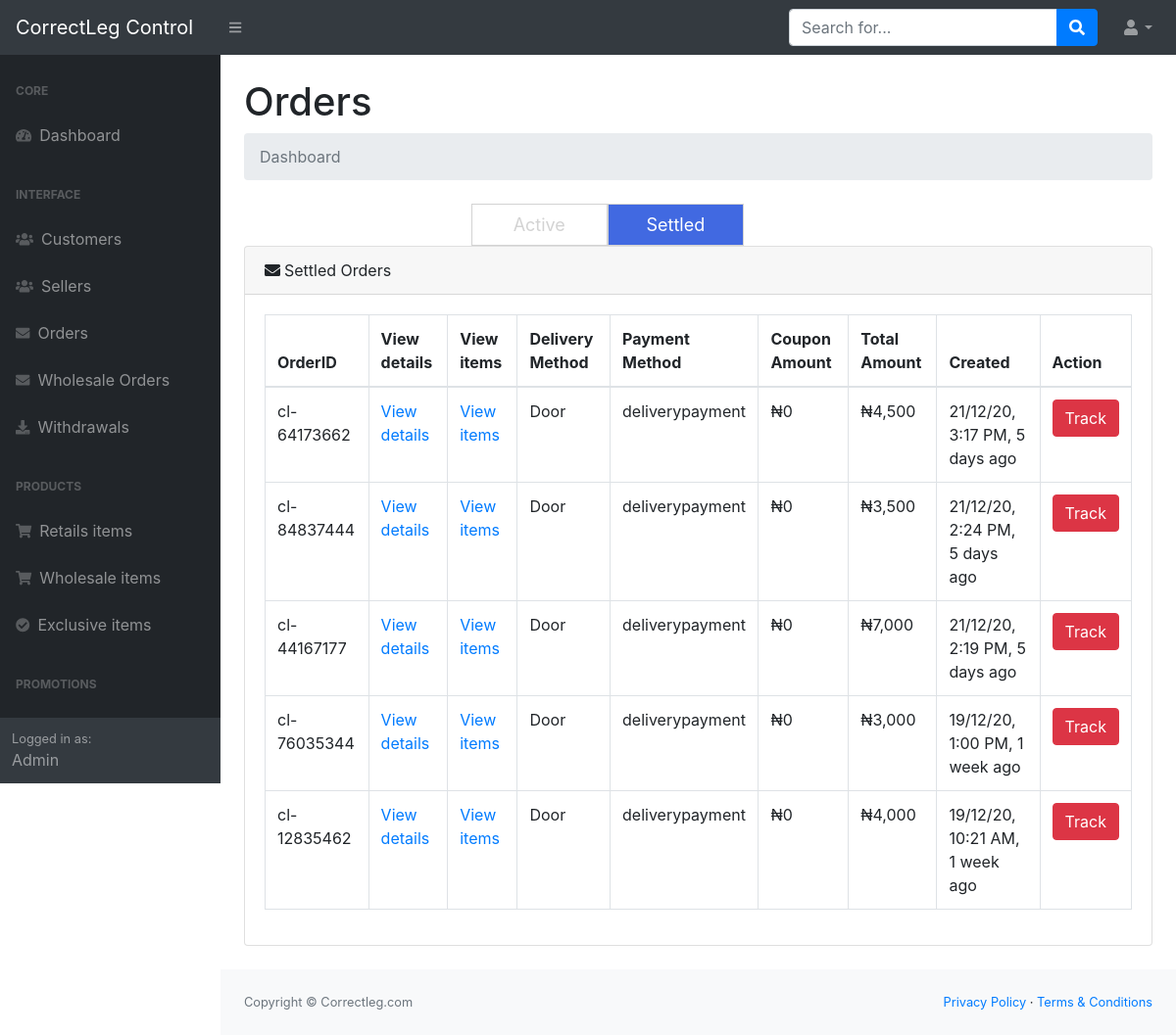
The app's page /c-panel/settled-orders.php (signed in), older data.
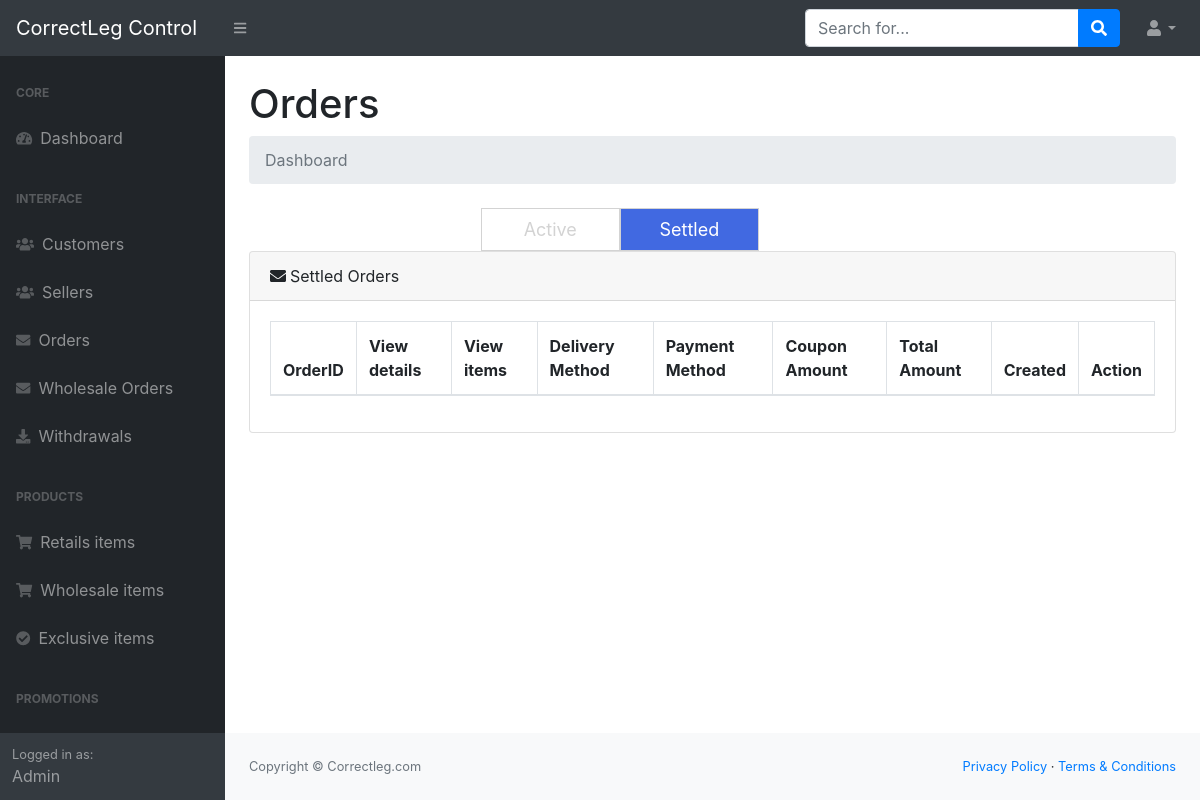
The same page, newer data.
### tables this page shows
CREATE TABLE `orders` (
  `id` int(11) NOT NULL,
  `orderid` varchar(500) NOT NULL,
  `customerid` varchar(500) NOT NULL,
  `deliverymethod` varchar(500) NOT NULL,
  `paymentmethod` varchar(500) NOT NULL,
  `status` varchar(500) NOT NULL,
  `shipping_fee` varchar(500) NOT NULL,
  `coupon_amount` varchar(500) NOT NULL,
  `time` varchar(500) NOT NULL,
  `date` varchar(500) NOT NULL,
  `timeview` varchar(500) NOT NULL,
  `time_created` varchar(500) NOT NULL,
  `adminnew` varchar(500) NOT NULL,
  `new` varchar(500) NOT NULL
);

### classes/database.class.php (called while the page is built, shortened)
<?php
class Database
{
    public $dbservername = 'localhost';
    public $dbusername = 'root';
    public $dbpassword = '';
    public $dbname = 'correctleg1';
    public $conn;
    public function __construct()
    {
        $this->conn = mysqli_connect($this->dbservername, $this->dbusername, $this->dbpassword, $this->dbname);
    }
    public function setQuery($query)
    {
        $this->sql = $query;
        $result = mysqli_query($this->conn, $this->sql);
        return $result;
    }
    public function format_time($old_time)
    {
        $diff = time() - $old_time;
        if ($diff < 60) {
            $time = $diff;
            $roundtime = round($time);
            if ($roundtime == 1) {
                return $roundtime . " second ago";
            } else {
                return $roundtime . " seconds ago";
            }
        }
        else if ($diff > 86400 and $diff < 604800) {
            $time = $diff / 86400;
            $roundtime = round($time);
            if ($roundtime == 1) {
                return $roundtime . " day ago";
            } else {
                return $roundtime . " days ago";
            }
        }
        else if ($diff > 604800 and $diff < 2419200) {
            $time = $diff / 604800;
            $roundtime = round($time);
            if ($roundtime == 1) {
                return $roundtime . " week ago";
            } else {
                return $roundtime . " weeks ago";
            }
        }
    }
}
$db = new Database();

### classes/orders.class.php (called while the page is built, shortened)
<?php
class Order
{
    public function getTotalAmountOrdered($order_id)
    {
        global $db;
        $total = 0;
        $result = $db->setQuery("SELECT * FROM orderproducts WHERE orderid='$order_id';");
        while ($row = mysqli_fetch_assoc($result)) {
            $total += ($row['price'] * $row['howmany']);
        }
        return $total;
    }
    public function orderIsStillActive($order_id)
    {
        global $db;
        $result = $db->setQuery("SELECT * FROM orderproducts WHERE orderid='$order_id' AND status='Active';");
        $numrows = mysqli_num_rows($result);
        if ($numrows != 0) {
            return true;
        } else {
            return false;
        }
    }
}
$order = new Order();

### c-panel/settled-orders.php (the view, shortened to what the changed rows need)
<?php
include '../dbconn.php';
include '../classes/database.class.php';
include '../classes/orders.class.php';
?>
<!DOCTYPE html>
<html lang="en">
<head>
    <link href="css/styles.css" rel="stylesheet" />
    <link href="https://cdn.datatables.net/1.10.20/css/dataTables.bootstrap4.min.css" rel="stylesheet" />
</head>
<body class="sb-nav-fixed">
    <?php
    include 'sidebar.php'; ?>
    <div id="layoutSidenav_content">
        <main>
            <div class="container-fluid">
                <h1 class="mt-4">Orders</h1>
                <?php
                $sql = "SELECT * FROM orders ORDER BY id DESC;";
                $result = mysqli_query($conn, $sql);
                $numrows = mysqli_num_rows($result);
                ?>
                <div class="card mb-4">
                    <div class="card-body">
                        <div class="table-responsive">
                            <table class="table table-bordered" id="dataTable" width="100%" cellspacing="0">
                                <thead>
                                    <tr>
                                        <th>OrderID</th>
                                        <th>View details</th>
                                        <th>View items</th>
                                        <th>Delivery Method</th>
                                        <th>Payment Method</th>
                                        <th>Coupon Amount</th>
                                        <th>Total Amount</th>
                                        <th>Created</th>
                                        <th>Action</th>
                                    </tr>
                                </thead>
                                <tbody>
                                    <?php
                                    if ($numrows != 0) {
                                        while ($row = mysqli_fetch_assoc($result)) {
                                            if (!$order->orderIsStillActive($row['orderid'])) {
                                    ?>
                                                <tr>
                                                    <td><?php echo $row['orderid']; ?></td>
                                                    <td><a href="view-order-details.php?customer_id=<?php echo $row['customerid']; ?>&order_id=<?php echo $row['orderid']; ?>">View details</a></td>
                                                    <td><a href="view-order-items.php?order_id=<?php echo $row['orderid']; ?>">View items</a></td>
                                                    <td><?php echo $row['deliverymethod']; ?></td>
                                                    <td><?php echo $row['paymentmethod']; ?></td>
                                                    <td><span>&#8358</span><?php echo $row['coupon_amount']; ?></td>
                                                    <td><span>&#8358</span><?php echo number_format($order->getTotalAmountOrdered($row['orderid'])); ?></td>
                                                    <td><?php echo $row['date'] . ", " . $row['timeview'] . ", " . $db->format_time($row['time']); ?></td>
                                                    <td>
                                                        <a href="order-tracking.php?orderid=<?php echo $row['orderid']; ?>" class="btn btn-danger" style="display:inline-block">Track</a>
                                                    </td>
                                                </tr>
                                    <?php
                                            }
                                        }
                                    } else {
                                        echo "<div style='width:100%;'>
                                        <div style='width:100%;padding:10px;text-align:center;font-size:60px;color:lightgrey'><i class='fa fa-envelope'></i></div>
                                        <div style='width:100%;padding:10px;text-align:center;font-size:60px;color:lightgrey'>No Active Orders yet!</div>
                                        </div>";
                                    }
                                    ?>
                                </tbody>
                            </table>
                        </div>
                    </div>
                </div>
            </div>
        </main>
    </div>
    </div>
</body>
</html>

Row changes from the older to the newer data that the page shows:
removed orders: orderid "cl-64173662", deliverymethod "Door", paymentmethod "deliverypayment", coupon_amount "0", TotalAmountOrdered "4,500", date "21/12/20", timeview "3:17 PM", time "5 days ago"
removed orders: orderid "cl-84837444", deliverymethod "Door", paymentmethod "deliverypayment", coupon_amount "0", TotalAmountOrdered "3,500", date "21/12/20", timeview "2:24 PM", time "5 days ago"
removed orders: orderid "cl-44167177", deliverymethod "Door", paymentmethod "deliverypayment", coupon_amount "0", TotalAmountOrdered "7,000", date "21/12/20", timeview "2:19 PM", time "5 days ago"
removed orders: orderid "cl-76035344", deliverymethod "Door", paymentmethod "deliverypayment", coupon_amount "0", TotalAmountOrdered "3,000", date "19/12/20", timeview "1:00 PM", time "1 week ago"
removed orders: orderid "cl-12835462", deliverymethod "Door", paymentmethod "deliverypayment", coupon_amount "0", TotalAmountOrdered "4,000", date "19/12/20", timeview "10:21 AM", time "1 week ago"
